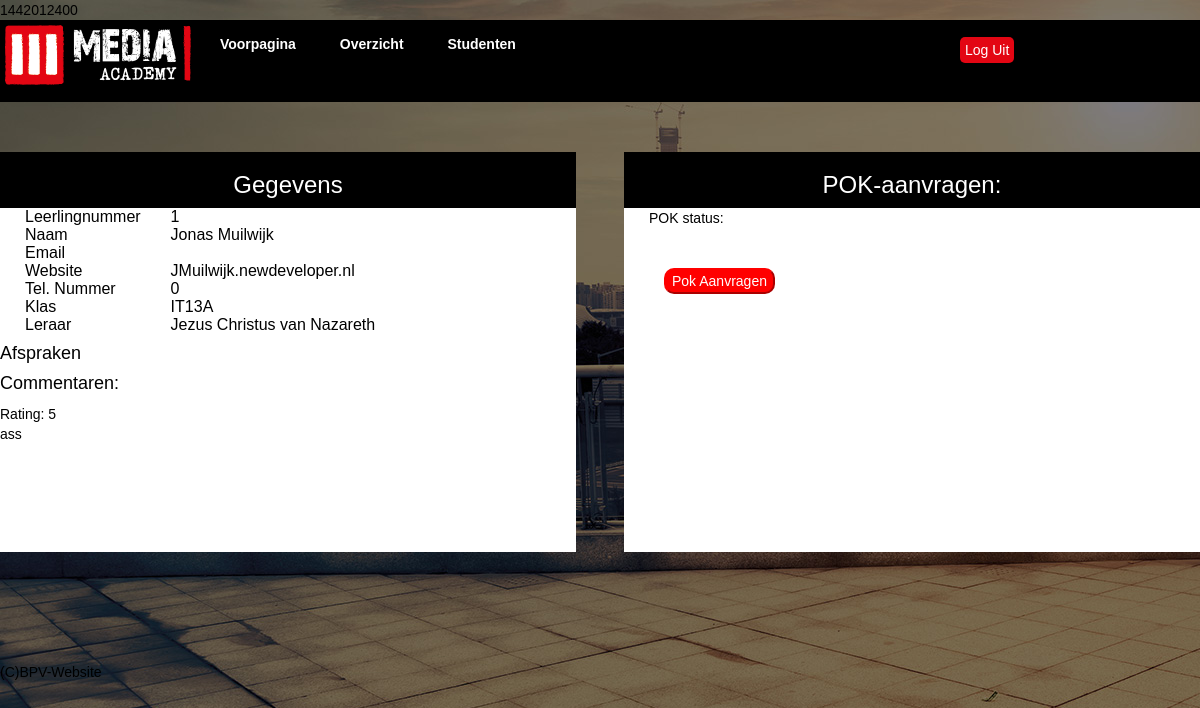
The page /studenten (signed in) on the database as committed earlier.
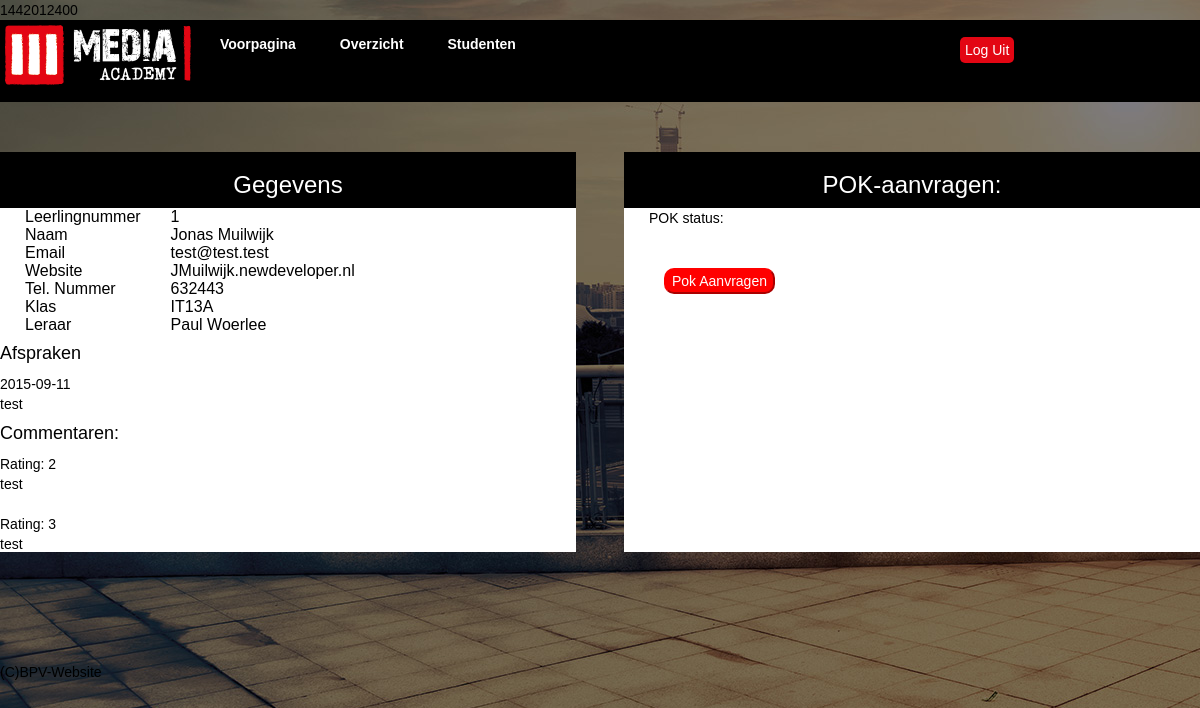
The same page on the database as committed later.
### tables this page shows
CREATE TABLE IF NOT EXISTS `studenten` (
  `leerlingnummer` int(11) NOT NULL,
  `voornaam` varchar(25) NOT NULL,
  `achternaam` varchar(25) NOT NULL,
  `wachtwoord` varchar(256) NOT NULL,
  `email` varchar(30) NOT NULL,
  `geboortedatum` timestamp NOT NULL DEFAULT CURRENT_TIMESTAMP ON UPDATE CURRENT_TIMESTAMP,
  `telefoonnummer` int(11) NOT NULL,
  `klas` varchar(11) NOT NULL,
  `leraar_id` int(11) NOT NULL,
  PRIMARY KEY (`leerlingnummer`)
);

CREATE TABLE IF NOT EXISTS `comments` (
  `comment_id` int(11) NOT NULL AUTO_INCREMENT,
  `bedrijf_id` int(11) NOT NULL,
  `leerlingnummer` int(11) NOT NULL,
  `comment` varchar(500) NOT NULL,
  `rating` int(1) NOT NULL,
  PRIMARY KEY (`comment_id`)
);

CREATE TABLE IF NOT EXISTS `leraren` (
  `id` int(11) NOT NULL AUTO_INCREMENT,
  `leraar_voornaam` varchar(25) NOT NULL,
  `leraar_achternaam` varchar(25) NOT NULL,
  `wachtwoord` varchar(256) NOT NULL,
  `leraar_email` varchar(25) NOT NULL,
  PRIMARY KEY (`id`)
);

CREATE TABLE IF NOT EXISTS `calender` (
  `id` int(11) NOT NULL AUTO_INCREMENT,
  `timestamp` timestamp NOT NULL DEFAULT CURRENT_TIMESTAMP ON UPDATE CURRENT_TIMESTAMP,
  `afspraak` varchar(500) NOT NULL,
  `leerlingnummer` int(11) NOT NULL,
  `leraren_id` int(11) NOT NULL,
  PRIMARY KEY (`id`)
);

### controller/studenten.class.php (called while the page is built, shortened)
<?php
class Studenten extends Controller {
    public function __construct() {
        $this->view->script = 'studenten';
        $this->view->title = 'Studenten';
        $this->view->style = 'bootstrap';
        $this->view->altStyle = 'style1';
    }
    function index() {
        $studentInfo = $this->model->getStudentInfo($_SESSION['user_id']);
        $pokInfo = $this->model->getPokInfo($_SESSION['user_id']);
	$afspraak = $this->model->getAfspraak($_SESSION['user_id']);
	$this->view->afspraak = $afspraak;
        $this->view->pokInfo = $pokInfo;
        $this->view->studentInfo = $studentInfo;
        $this->view->render('studenten');
    }
}

### libs/ini.php (called while the page is built, shortened)
<?php
require 'libs/controller.php';
require 'libs/model.php';
$site = new Router();

### index.php (called while the page is built)
<?php
require 'libs/ini.php';

### libs/model.php (called while the page is built)
<?php
class Model
{
    public function __construct()
    {
	$this->dbh = new Database();
    }
}

### model/studenten.model.php (called while the page is built, shortened)
<?php
class Studenten_Model extends Model{
    public function getStudentInfo($id){
	$sth = $this->dbh->prepare('SELECT * FROM studenten
									JOIN leraren ON studenten.leraar_id = leraren.id
									JOIN comments ON comments.leerlingnummer = studenten.leerlingnummer
									WHERE studenten.leerlingnummer = "' . $id . '"');
	$sth->execute();
	return $sth->fetchall();
    }
    public function getAfspraak($id){
	$sth = $this->dbh->prepare('SELECT * FROM calender WHERE leerlingnummer = "' . $id . '"');
	$sth->execute();
	return $sth->fetchall();
    }
}

### libs/controller.php (called while the page is built, shortened)
<?php
class Controller {
    public function loadmodel($name) {
        $path = 'model/' . $name . '.model.php';
        if (file_exists($path)) {
            $this->model = new $modelname;
        }
    }
}

### view/content/studenten.php (the view)
<div id="wrap">
    <?php
        $studentInfo = $this->studentInfo[0];
    ?>
    <div id="gegevens">
        <div id="kopje"><h3>Gegevens</h3></div>
        <table class='haai'>
            <tr>
                <td>
                    Leerlingnummer
                </td>
                <td>
                    <?php
                        echo $studentInfo["leerlingnummer"];
                    ?>
                </td>
            </tr>
            <tr>
                <td>
                    Naam
                </td>
                <td>
                    <?php
                        echo $studentInfo["voornaam"] . " " . $studentInfo["achternaam"];
                    ?>
                </td>
            </tr>
            <tr>
                <td>
                    Email
                </td>
                <td>
                    <?php
                        echo $studentInfo["email"];
                    ?>
                </td>
            </tr>
	    <tr>
                <td>
                    Website
                </td>
                <td>
                    <a href='http://<?php echo $studentInfo["voornaam"][0].$studentInfo["achternaam"];?>.newdeveloper.nl' target='_blank'><?php echo $studentInfo["voornaam"][0].$studentInfo["achternaam"];?>.newdeveloper.nl</a><br>
                </td>
            </tr>
            <tr>
                <td>
                    Tel. Nummer
                </td>
                <td>
                    <?php
                        echo $studentInfo["telefoonnummer"];
                    ?>
                </td>
            </tr>
            <tr>
                <td>
                    Klas
                </td>
                <td>
                    <?php
                        echo $studentInfo["klas"];
                    ?>
                </td>
            </tr>
            <tr>
                <td>
                    Leraar
                </td>
                <td>
                    <?php
                        echo $studentInfo["leraar_voornaam"]. " " .$studentInfo["leraar_achternaam"];
                    ?>
                </td>
            </tr>
        </table>
	    <h4>
		Afspraken
	    </h4>
	    <?php
		foreach($this->afspraak as $afspraak){
		    echo date('Y-m-d', strtotime($afspraak['timestamp']))."<br>";
		    echo $afspraak['afspraak'];
		}
	    ?>
	    <h4>
			Commentaren:
	    </h4>
	    <?php
			foreach($this->studentInfo as $comment){
				echo 'Rating: ' . $comment['rating'] .
				'<br />' . $comment['comment'] . '<br /><br />';
			}
		?>
    </div>
    <div id="pokAanvragen">
        <div id="pok1">
        <h3>POK-aanvragen:</h3><br /></div>
        <div id="pokka">
        <p>POK status:</p><br>
        <?php
	    if(isset($this->pokInfo[0])){
		foreach($this->pokInfo as $pokInfo){
                $pokInfo = $this->pokInfo[0];
                echo
		    "Bedrijf: " . $pokInfo["bedrijfNaam"] . "<br />
		    Status:
		    <div class='demo-wrapper html5-progress-bar'>
				<div class='progress-bar-wrapper'>
					<progress id='progressbar' value='" .  (($pokInfo['pokStatus'] * 25) + 25) . "' max='100'></progress>
				</div>
			</div>" .
		    "<br>".
		    "<a href='".URL."studenten/pokAnnuleren'>Pok Aanvraag Annuleren</a>";
		}
	    }else{
		echo"
		    <a href='".URL."pok'><button>Pok Aanvragen</button></a>";
	    }
	?>
    </div>
    </div>
</div>

Rows that differ between the two databases and show on the page:
added comments: leerlingnummer "1"
now on one of the page's lists (row edited): studenten: comments.rating "3", comments.comment "test"
changed studenten "Jonas": email (not shown) → "test@test.test"; telefoonnummer "0" → "632443"; comments.rating "5" → "2"; comments.comment "ass" → "test"
now on this page (row edited): leraren: leraar_voornaam "Paul", leraar_achternaam "Woerlee"
added calender: timestamp "2015-09-11", afspraak "test"
Other text that changed with them:
$studentInfo["leraar_voornaam"]: "Jezus" → "Paul"
$studentInfo["leraar_achternaam"]: "Christus van Nazareth" → "Woerlee"
